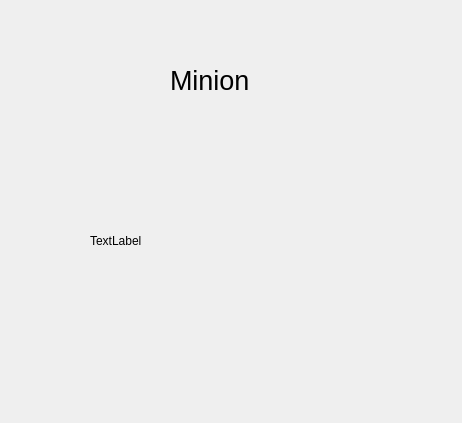
<?xml version="1.0" encoding="UTF-8"?>
<ui version="4.0">
 <class>Widget</class>
 <widget class="QWidget" name="Widget">
  <property name="geometry">
   <rect>
    <x>0</x>
    <y>0</y>
    <width>462</width>
    <height>423</height>
   </rect>
  </property>
  <property name="windowTitle">
   <string>Widget</string>
  </property>
  <widget class="QLabel" name="miniontextlabel">
   <property name="geometry">
    <rect>
     <x>170</x>
     <y>60</y>
     <width>121</width>
     <height>41</height>
    </rect>
   </property>
   <property name="font">
    <font>
     <pointsize>20</pointsize>
    </font>
   </property>
   <property name="text">
    <string>Minion</string>
   </property>
  </widget>
  <widget class="QLabel" name="imageLabel">
   <property name="geometry">
    <rect>
     <x>90</x>
     <y>130</y>
     <width>281</width>
     <height>221</height>
    </rect>
   </property>
   <property name="text">
    <string>TextLabel</string>
   </property>
   <property name="scaledContents">
    <bool>true</bool>
   </property>
  </widget>
 </widget>
 <resources/>
 <connections/>
</ui>
